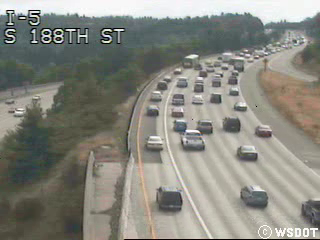
#> input picture frame 4 of video.mp4, 320 x 240 px, given in place of video2.mp4, which was not available
$ python bg_subtractor.py
#> lines starting #> are read from the running program, lines starting #| are printed output that depends on the picture; after the words box and inside, x2 and y2 are one past the last pixel; in counts of white or black regions, pixels touching at a corner belong together; pictures that were not available may be replaced by others from this repository, and a replacement may not be noted
import cv2
import numpy as np

cap = cv2.VideoCapture('video2.mp4')

if not cap.isOpened():
    print("Error: Could not open video.")
    exit()

algo = cv2.createBackgroundSubtractorMOG2()

while True:
    ret, frame = cap.read()
#> frame is the input picture: shape (240, 320, 3); mean B, G, R 127.3, 135.8, 135.9
    if not ret:
        print("Error: Could not read frame.")
        break

    try:
        grey = cv2.cvtColor(frame, cv2.COLOR_BGR2GRAY)
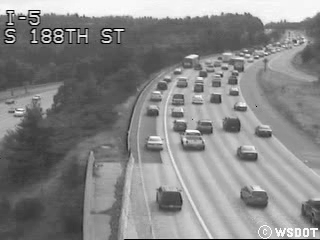
#> grey: shape (240, 320); min 0, max 255, mean 134.8
        blur = cv2.GaussianBlur(grey, (5, 5), 5)
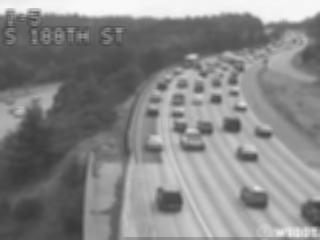
#> blur: shape (240, 320); min 57, max 249, mean 134.9
        img_sub = algo.apply(blur)
#> img_sub: shape (240, 320); every value is 127
        # dilat = cv2.dilate(img_sub, np.ones((7, 7)))
        kernel = cv2.getStructuringElement(cv2.MORPH_ELLIPSE, (7, 7))
        dilatda = cv2.morphologyEx(img_sub, cv2.MORPH_CLOSE, kernel)
        dilatda = cv2.morphologyEx(dilatda, cv2.MORPH_CLOSE, kernel)
        contours, h = cv2.findContours(dilatda, cv2.RETR_TREE, cv2.CHAIN_APPROX_SIMPLE)
#> contours = [[[0, 0], [0, 239], [319, 239], [319, 0]]]; h = [[-1, -1, -1, -1]]
        cv2.drawContours(frame, contours, -1, (0, 0, 255), 1)
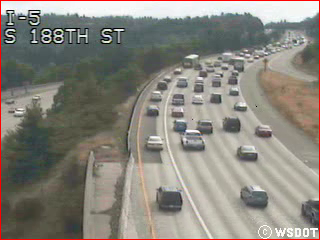
#> frame: shape (240, 320, 3); 1.45% of pixels changed, all inside (x1, y1, x2, y2) = (0, 0, 320, 240)

        for (i,c) in enumerate(contours):
            (x, y, w, h) = cv2.boundingRect(c)
            validate_counter = (w >= 80) and (h >= 80)
            # if cv2.contourArea(c) < 900:
            #     continue
            if not validate_counter or cv2.contourArea(c) < 1500:
                continue
            cv2.rectangle(frame, (x, y), (x+w, y+h), (0, 255, 0), 2)
#> this loop made 1 pass
#> (c, x, y, w, h, validate_counter) on pass 1: ([[0, 0], [0, 239], [319, 239], [319, 0]], 0, 0, 320, 240, True)
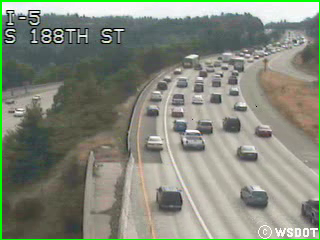
#> frame: shape (240, 320, 3); 2.18% of pixels changed, all inside (x1, y1, x2, y2) = (0, 0, 320, 240)

        cv2.imshow('Detector', dilatda)
        cv2.imshow('frame', frame)
    except Exception as e:
        print(f"Error during processing: {e}")
        break

    if cv2.waitKey(1) == 13:
#> (key Esc is pressed here)
        break

cv2.destroyAllWindows()
cap.release()

$ run again, starting later in the video
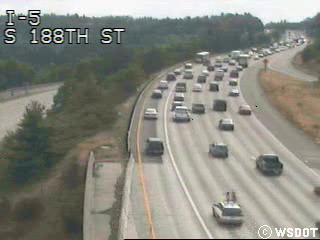
#> input picture frame 21 of video.mp4, 320 x 240 px, given in place of video2.mp4, which was not available
#> frame is the input picture: shape (240, 320, 3); mean B, G, R 128.1, 136.9, 136.9
#> img_sub: shape (240, 320); every value is 127
#> `contours, h = cv2.findContours(dilatda, cv2.RETR_TREE, cv2.CHAIN_APPRO..`: contours = [[[0, 0], [0, 239], [319, 239], [319, 0]]]; h = [[-1, -1, -1, -1]]
#> `cv2.drawContours(frame, contours, -1, (0, 0, 255), 1)`:
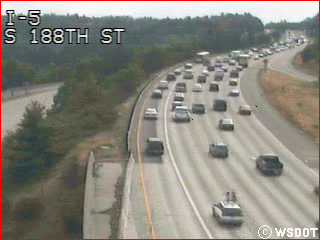
#> frame: shape (240, 320, 3); 1.45% of pixels changed, all inside (x1, y1, x2, y2) = (0, 0, 320, 240)
#> the loop `for (i,c) in enumerate(contours):` made 1 pass
#> (c, x, y, w, h, validate_counter) on pass 1: ([[0, 0], [0, 239], [319, 239], [319, 0]], 0, 0, 320, 240, True)
#> after the loop `for (i,c) in enumerate(contours):`:
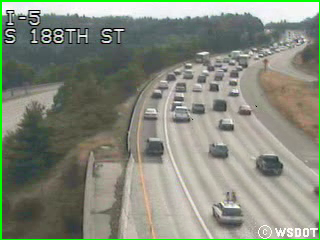
#> frame: shape (240, 320, 3); 2.18% of pixels changed, all inside (x1, y1, x2, y2) = (0, 0, 320, 240)

$ run again, starting later in the video
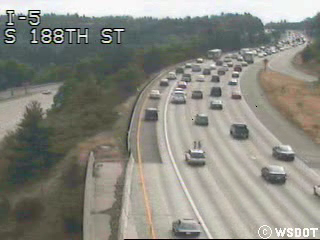
#> input picture frame 38 of video.mp4, 320 x 240 px, given in place of video2.mp4, which was not available
#> frame is the input picture: shape (240, 320, 3); mean B, G, R 128.8, 137.2, 137.5
#> img_sub: shape (240, 320); every value is 127
#> `contours, h = cv2.findContours(dilatda, cv2.RETR_TREE, cv2.CHAIN_APPRO..`: contours = [[[0, 0], [0, 239], [319, 239], [319, 0]]]; h = [[-1, -1, -1, -1]]
#> `cv2.drawContours(frame, contours, -1, (0, 0, 255), 1)`:
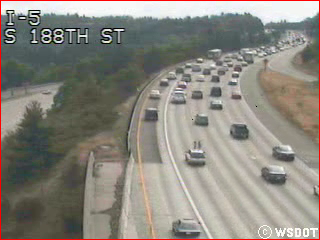
#> frame: shape (240, 320, 3); 1.45% of pixels changed, all inside (x1, y1, x2, y2) = (0, 0, 320, 240)
#> the loop `for (i,c) in enumerate(contours):` made 1 pass
#> (c, x, y, w, h, validate_counter) on pass 1: ([[0, 0], [0, 239], [319, 239], [319, 0]], 0, 0, 320, 240, True)
#> after the loop `for (i,c) in enumerate(contours):`:
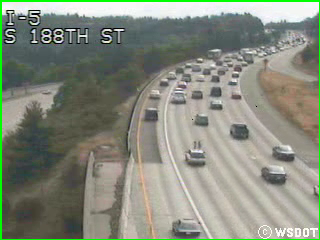
#> frame: shape (240, 320, 3); 2.18% of pixels changed, all inside (x1, y1, x2, y2) = (0, 0, 320, 240)
